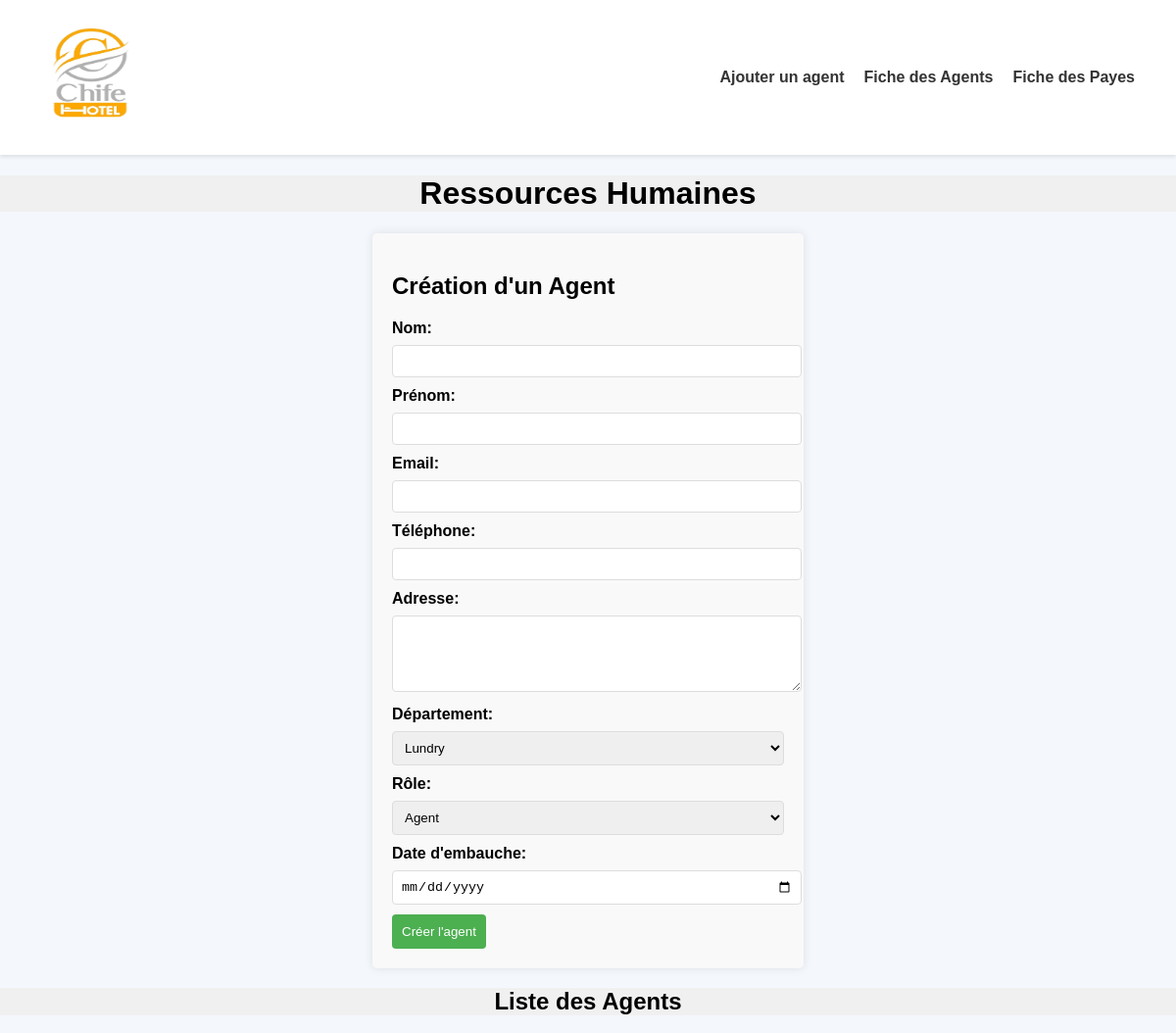
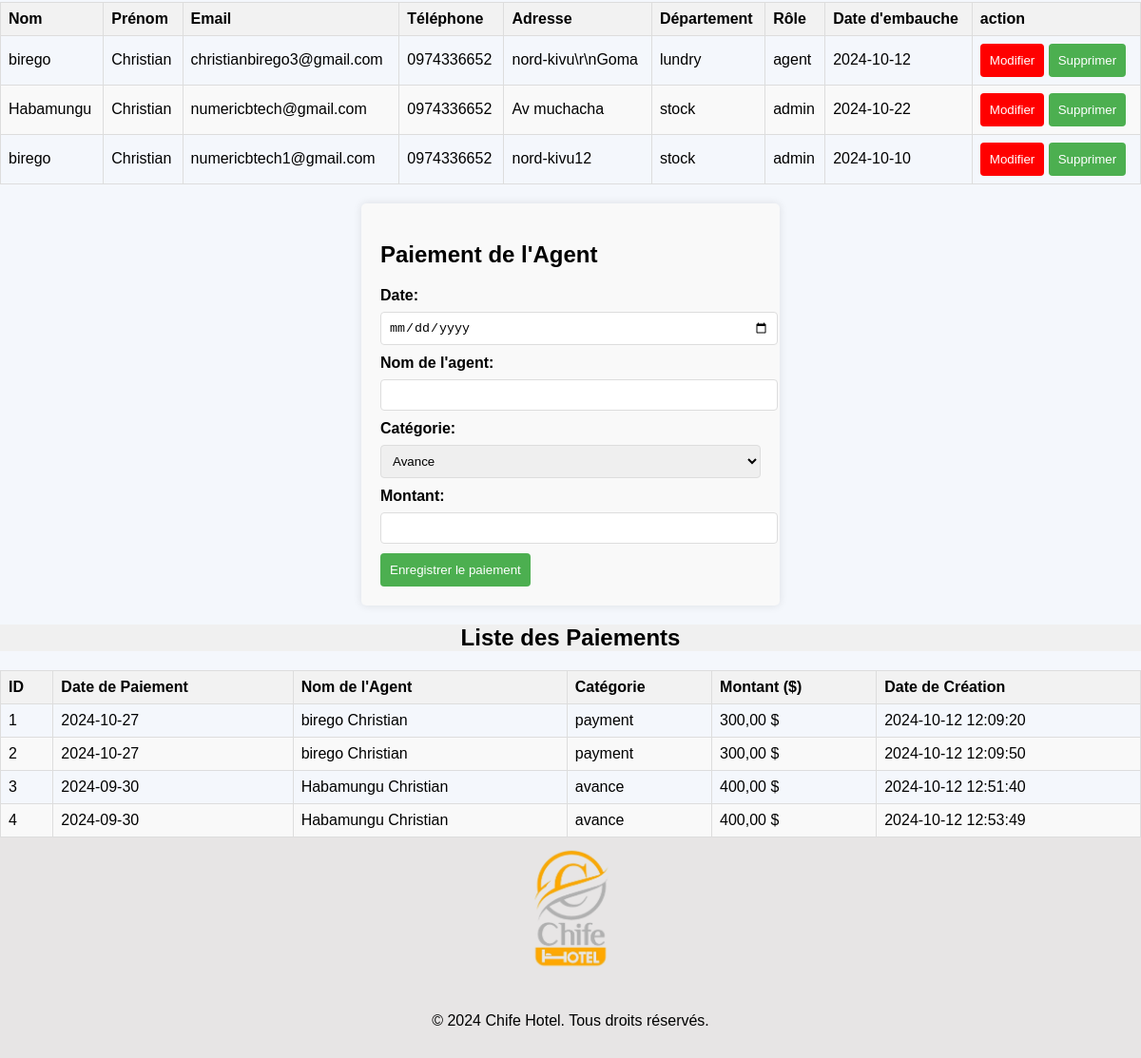
Page /utilisateur/gerant/personnel.php (signed in) on the committed database (2 pictures, top to bottom).
### tables this page shows
CREATE TABLE `agents` (
  `id` int(11) NOT NULL,
  `nom` varchar(100) DEFAULT NULL,
  `prenom` varchar(100) DEFAULT NULL,
  `email` varchar(100) DEFAULT NULL,
  `telephone` varchar(20) DEFAULT NULL,
  `adresse` text DEFAULT NULL,
  `departement` varchar(50) DEFAULT NULL,
  `role` varchar(50) DEFAULT NULL,
  `date_embauche` date DEFAULT NULL,
  `created_at` timestamp NOT NULL DEFAULT current_timestamp(),
  `mot_de_passe` varchar(255) NOT NULL
);

CREATE TABLE `paiements` (
  `id` int(11) NOT NULL,
  `date_paiement` date DEFAULT NULL,
  `nom_agent` varchar(100) DEFAULT NULL,
  `categorie` varchar(50) DEFAULT NULL,
  `montant` decimal(10,2) DEFAULT NULL,
  `created_at` timestamp NOT NULL DEFAULT current_timestamp()
);

### utilisateur/gerant/personnel.php (the view, shortened to what this page needs)
<?php
require_once '../../dbconnexion.php';
?>
<!DOCTYPE html>
<html lang="fr">
<head>
    <link rel="stylesheet" href="assets/css/style_utilisateur.css">
</head>
<body>
    <header>
        <nav>
            <a class="logo" href="#home">
                <img src="assets/img/logo_2.png" alt="Logo" style="width: 100px; height: 100px; border-radius: 20px; margin: 10px;">
            </a>
            <ul class="nav-links" style="display: flex; justify-content: space-between; align-items: center; padding: 0; margin: 0;">
                <li style="list-style-type: none; margin: 10px;">
                    <a href="create_agent.php" style="text-decoration: none; color: #333; font-weight: bold;">Ajouter un agent</a>
                </li>
                <li style="list-style-type: none; margin: 10px;">
                    <a href="#fiche_des_agants" style="text-decoration: none; color: #333; font-weight: bold;">Fiche des Agents</a>
                </li>
                <li style="list-style-type: none; margin: 10px;">
                    <a href="fiche_des_paye.html" style="text-decoration: none; color: #333; font-weight: bold;">Fiche des Payes</a>
                </li>
            </ul>
        </nav>
    </header>
    <div style="background-color: #f0f0f0; text-align: center;">
        <h1>Ressources Humaines</h1>
    </div>
    <form action="create_agent.php" method="post">
        <h2>Création d'un Agent</h2>
        <label for="nom">Nom:</label>
        <input type="text" id="nom" name="nom" required><br>
        <label for="prenom">Prénom:</label>
        <input type="text" id="prenom" name="prenom" required><br>
        <label for="email">Email:</label>
        <input type="email" id="email" name="email" required><br>
        <label for="telephone">Téléphone:</label>
        <input type="tel" id="telephone" name="telephone" required><br>
        <label for="adresse">Adresse:</label>
        <textarea id="adresse" name="adresse" rows="4" cols="50" required></textarea><br>
        <label for="departement">Département:</label>
        <select id="departement" name="departement" required>
            <option value="lundry">Lundry</option>
        </select><br>
        <label for="role">Rôle:</label>
        <select id="role" name="role" required>
            <option value="agent">Agent</option>
        </select><br>
        <label for="date_embauche">Date d'embauche:</label>
        <input type="date" id="date_embauche" name="date_embauche" required><br>
        <button type="submit">Créer l'agent</button>
    </form>
    <div style="background-color: #f0f0f0; text-align: center;">
        <h2>Liste des Agents</h2>
    </div>
    <table border="1" cellpadding="10" cellspacing="0">
        <thead>
            <tr>
                <th>Nom</th>
                <th>Prénom</th>
                <th>Email</th>
                <th>Téléphone</th>
                <th>Adresse</th>
                <th>Département</th>
                <th>Rôle</th>
                <th>Date d'embauche</th>
                <th>action</th>
            </tr>
        </thead>
        <tbody>
        <?php
        $sql = "SELECT id, nom, prenom, email, telephone, adresse, departement, role, date_embauche FROM agents";
        $result = $conn->query($sql);
        if ($result === false) {
            echo "<tr><td colspan='8'>Erreur SQL : " . htmlspecialchars($conn->error) . "</td></tr>";
        } elseif ($result->num_rows > 0) {
            while ($row = $result->fetch_assoc()) {
                echo "<tr>";
                echo "<td>" . htmlspecialchars($row['nom']) . "</td>";
                echo "<td>" . htmlspecialchars($row['prenom']) . "</td>";
                echo "<td>" . htmlspecialchars($row['email']) . "</td>";
                echo "<td>" . htmlspecialchars($row['telephone']) . "</td>";
                echo "<td>" . htmlspecialchars($row['adresse']) . "</td>";
                echo "<td>" . htmlspecialchars($row['departement']) . "</td>";
                echo "<td>" . htmlspecialchars($row['role']) . "</td>";
                echo "<td>" . htmlspecialchars($row['date_embauche']) . "</td>";
                echo "<td>
                    <button onclick='modifierAgent(" . htmlspecialchars($row['id']) . ")' style='background-color: red;cursor: pointer;'>Modifier</button>
    <button onclick='confirmerSuppression(" . htmlspecialchars($row['id']) . ")'>Supprimer</button>
</td>";
                echo "</tr>";
            }
        } else {
            echo "<tr><td colspan='8'>Aucun agent enregistré pour le moment.</td></tr>";
        }
        ?>
        </tbody>
    </table>
    <form action="submit_agent_payment.php" method="post">
        <h2>Paiement de l'Agent</h2>
        <label for="date">Date:</label>
        <input type="date" id="date" name="date" required><br>
        <label for="agent_name">Nom de l'agent:</label>
        <input type="text" id="agent_name" name="agent_name" required autocomplete="off"><br>
        <label for="category">Catégorie:</label>
        <select id="category" name="category" required>
            <option value="avance">Avance</option>
        </select><br>
        <label for="amount">Montant:</label>
        <input type="number" id="amount" name="amount" step="0.01" required><br>
        <button type="submit">Enregistrer le paiement</button>
    </form>
    <div style="background-color: #f0f0f0; text-align: center;">
        <h2>Liste des Paiements</h2>
    </div>
    <table>
    <thead>
        <tr>
            <th>ID</th>
            <th>Date de Paiement</th>
            <th>Nom de l'Agent</th>
            <th>Catégorie</th>
            <th>Montant ($)</th>
            <th>Date de Création</th>
        </tr>
    </thead>
    <tbody>
    <?php
    $sql = "SELECT id, date_paiement, nom_agent, categorie, montant, created_at FROM paiements";
    $result = $conn->query($sql);
    if ($result) {
        if ($result->num_rows > 0) {
            while ($row = $result->fetch_assoc()) {
                echo "<tr>";
                echo "<td>" . htmlspecialchars($row['id']) . "</td>";
                echo "<td>" . htmlspecialchars($row['date_paiement']) . "</td>";
                echo "<td>" . htmlspecialchars($row['nom_agent']) . "</td>";
                echo "<td>" . htmlspecialchars($row['categorie']) . "</td>";
                echo "<td>" . htmlspecialchars(number_format($row['montant'], 2, ',', ' ')) . " $</td>";
                echo "<td>" . htmlspecialchars($row['created_at']) . "</td>";
                echo "</tr>";
            }
        } else {
            echo "<tr><td colspan='6' class='error'>Aucun paiement trouvé.</td></tr>";
        }
    } else {
        echo "<tr><td colspan='6' class='error'>Erreur lors de l'exécution de la requête: " . htmlspecialchars($conn->error) . "</td></tr>";
    }
    ?>
    </tbody>
</table>
    <footer>
        <div class="footer-content">
            <img src="assets/img/logo_2.png" alt="Company Logo" class="logo">
            <p>&copy; 2024 Chife Hotel. Tous droits réservés.</p>
        </div>
    </footer>
</body>
</html>

### utilisateur/gerant/assets/css/style_utilisateur.css (style rules this page uses)
body { font-family: Arial, sans-serif; margin: 0; padding: 0; background-color: #f4f7fc; }
header { background-color: #ffffff; box-shadow: 0 2px 4px rgba(0,0,0,0.1); }
nav { display: flex; justify-content: space-between; align-items: center; padding: 1rem 2rem; }
.logo { font-size: 1.5rem; font-weight: bold; }
.nav-links { display: flex; list-style-type: none; }
.nav-links li { margin-left: 2rem; }
.nav-links a { text-decoration: none; color: #333; }
form { background-color: #f9f9f9; padding: 20px; border-radius: 5px; max-width: 400px; margin: 20px auto; box-shadow: 0 0 10px rgba(0, 0, 0, 0.1); }
label { font-weight: bold; display: block; margin-bottom: 8px; }
input, select, textarea { width: 100%; padding: 8px; margin-bottom: 10px; border: 1px solid #ddd; border-radius: 4px; }
button { background-color: #4CAF50; color: white; padding: 10px; border: none; border-radius: 4px; cursor: pointer; }

### utilisateur/gerant/personnel.php (style rules this page uses)
table { border-collapse: collapse; width: 100%; font-family: Arial, sans-serif; }
th, td { border: 1px solid #ddd; text-align: left; padding: 8px; }
th { background-color: #f2f2f2; }
tr:nth-child(even) { background-color: #f9f9f9; }
.footer-content { background-color: #e7e5e5; padding: 10px 0; text-align: center; color: #000000; }
.footer-content .logo { width: 100px; height: auto; margin-bottom: 20px; }
.footer-content p { margin-bottom: 20px; }

### rows in the picture
agents: nom "birego", prenom "Christian", email "christianbirego3@gmail.com", telephone "0974336652", adresse "nord-kivu\\r\\nGoma", departement "lundry", role "agent", date_embauche "2024-10-12"
agents: nom "Habamungu", prenom "Christian", email "numericbtech@gmail.com", telephone "0974336652", adresse "Av muchacha", departement "stock", role "admin", date_embauche "2024-10-22"
agents: nom "birego", prenom "Christian", email "numericbtech1@gmail.com", telephone "0974336652", adresse "nord-kivu12", departement "stock", role "admin", date_embauche "2024-10-10"
paiements: id "1", date_paiement "2024-10-27", nom_agent "birego Christian", categorie "payment", montant "300,00", created_at "2024-10-12 12:09:20"
paiements: id "2", date_paiement "2024-10-27", nom_agent "birego Christian", categorie "payment", montant "300,00", created_at "2024-10-12 12:09:50"
paiements: id "3", date_paiement "2024-09-30", nom_agent "Habamungu Christian", categorie "avance", montant "400,00", created_at "2024-10-12 12:51:40"
paiements: id "4", date_paiement "2024-09-30", nom_agent "Habamungu Christian", categorie "avance", montant "400,00", created_at "2024-10-12 12:53:49"
